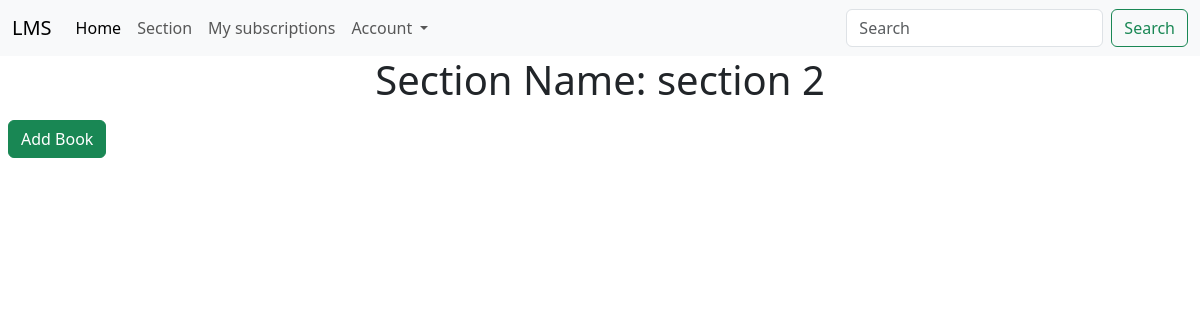
The app's page /sections/2 (signed in), older data.
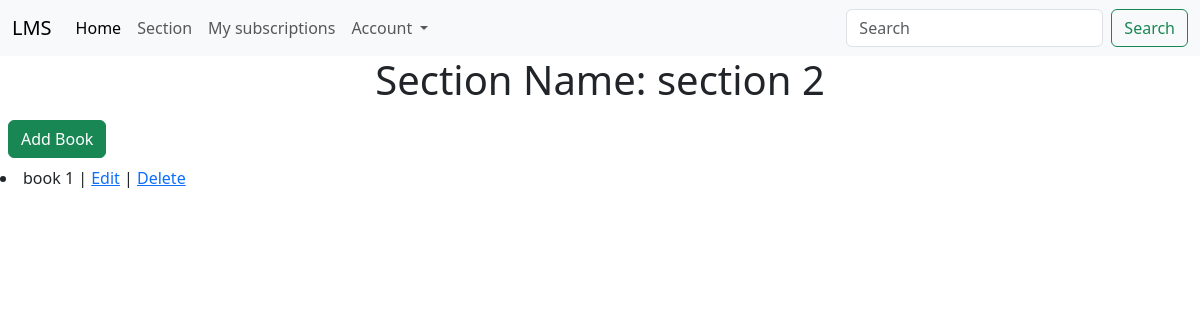
The same page, newer data.
### app/models.py (models this page shows)
class Book(db.Model):
    __tablename__ = "books"
    book_id = db.Column(db.Integer, autoincrement=True, primary_key=True)
    title = db.Column(db.String, nullable=False)
    description = db.Column(db.String, nullable=True)
    content = db.Column(db.String, nullable=False)
    author = db.Column(db.String, nullable=False)
    section_id = db.Column(
        db.Integer, db.ForeignKey("sections.section_id"), nullable=True
    )

### app/bp/sections.py (the view)
@bp.route("/sections/<section_id>", methods=["GET", "POST"])
def retrieve_section(section_id):
    if request.method == "GET":
        section = Section.query.get(section_id)
        return render_template("sections/section_details.html", section=section)

### templates/sections/section_details.html
{% extends "base.html" %}
{% block content %}
<h1 class="text-center">Section Name: {{ section.section_name}}</h1>
{% if session.get('username') and session.get('role') == 'admin' %}
<a class="btn btn-success m-2" href="/books/create">Add Book</a>
{% endif %}
{% for book in section.books %}
<li>{{book.title}} {% if session.get('role') == 'admin'%}| <a href="/books/update/{{book.book_id}}">Edit</a> |
        <a href="/books/delete/{{book.book_id}}">Delete</a> {% endif%}
</li>
{% endfor%}
{% endblock %}

Row changes from the older to the newer data that the page shows:
added Book: title "book 1"
